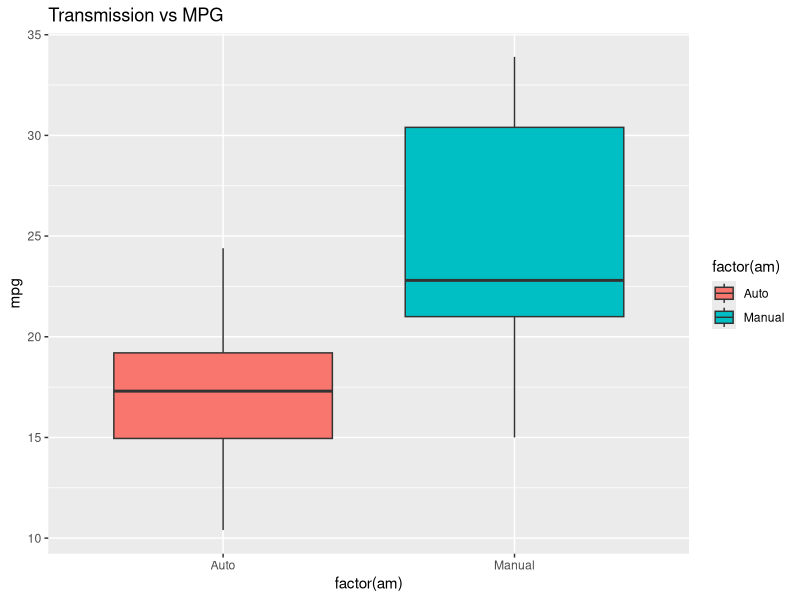
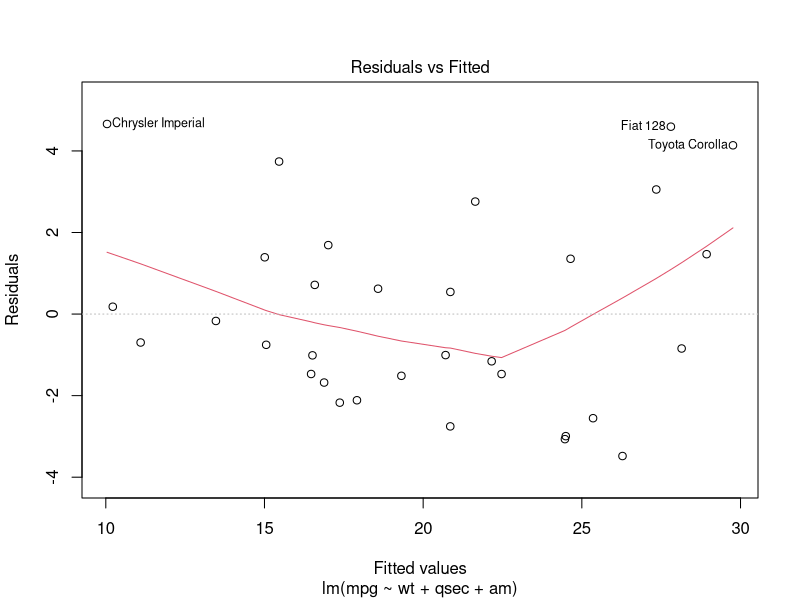
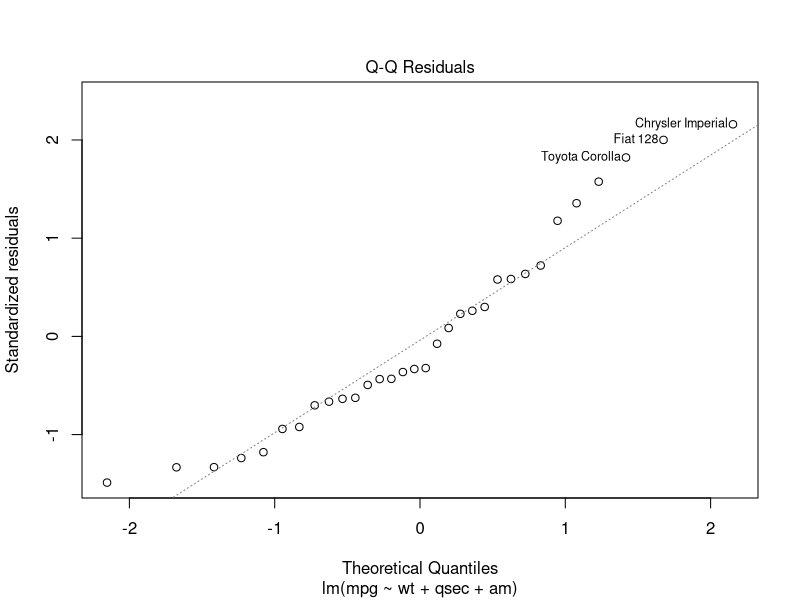
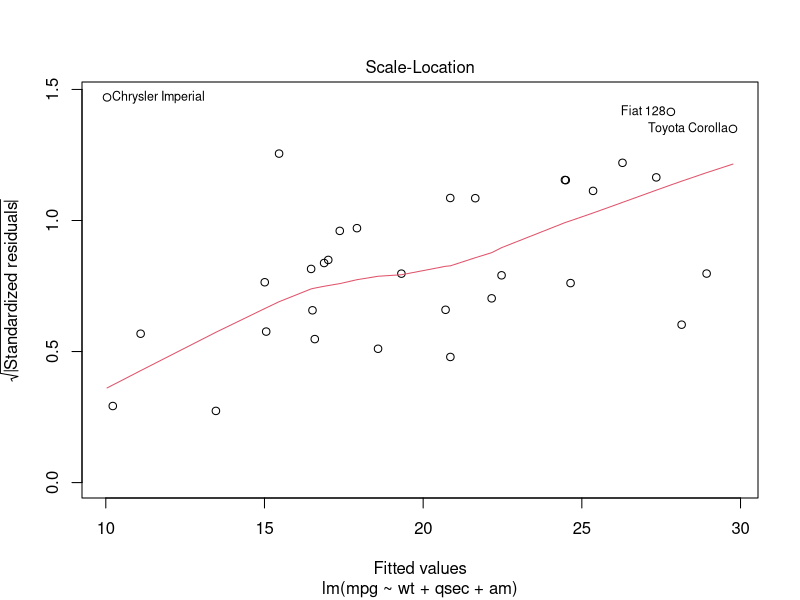
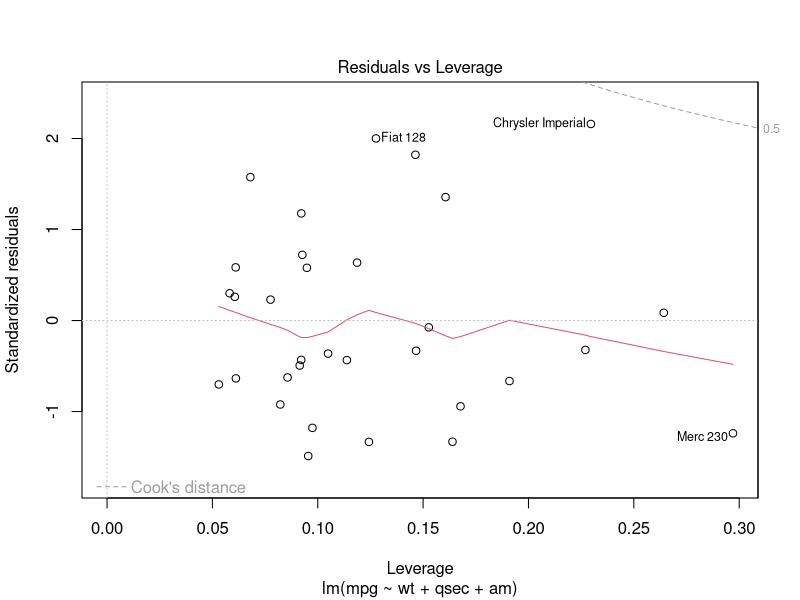

Write the R code that produced these figures, in order.
## ---- chunk 1
library(datasets)
library(ggplot2)
library(dplyr)
data(mtcars)
## ---- chunk 2
mtcars<- mutate(mtcars, am=factor(mtcars$am,labels=c("Auto","Manual")), vs=factor(vs),gear=factor(gear), carb=factor(carb))
## ---- chunk 3
head(mtcars)
## ---- chunk 4
g <- ggplot(mtcars, aes(x=factor(am), y= mpg))
g + geom_boxplot(aes(fill=factor(am))) + ggtitle("Transmission vs MPG")
## ---- chunk 5
fit <- lm(mpg ~ factor(am), data = mtcars)
fit2 <- update(fit, mpg ~ factor(am) + wt)
fit3 <- update(fit, mpg ~ factor(am)+ wt + hp)
fit4 <- update(fit, mpg ~ factor(am)+ wt + hp + qsec)
fit5<- update(fit, mpg ~ factor(am)+ wt + hp + qsec + cyl)
anova(fit, fit2, fit3, fit4, fit5)#use anova table to test whether you should include certain variables
## ---- chunk 6
fit<- lm(mpg~. ,data=mtcars)
fit_step <- step(fit, direction="both")
## ---- chunk 7
summary(fit)
summary(fit_step)
## ---- chunk 8
plot(fit_step)
## ---- chunk 9
t.test(mpg~am, mtcars)
